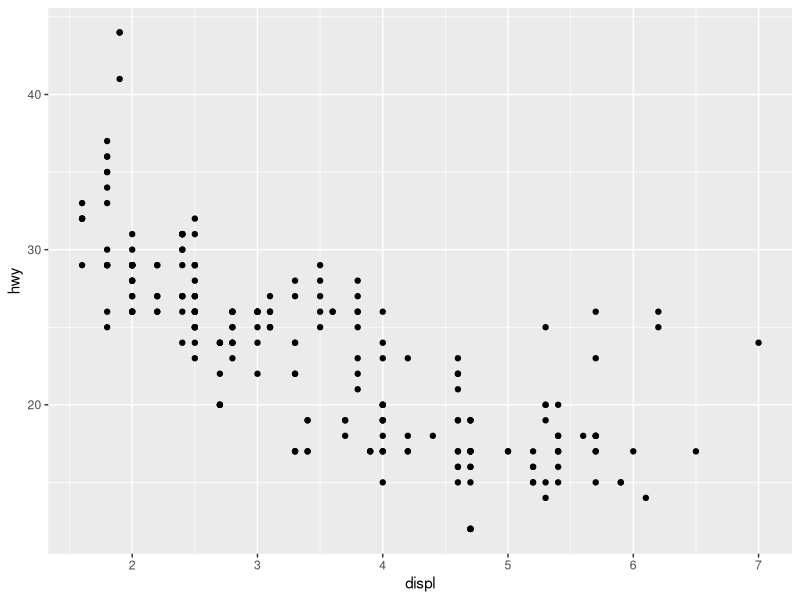
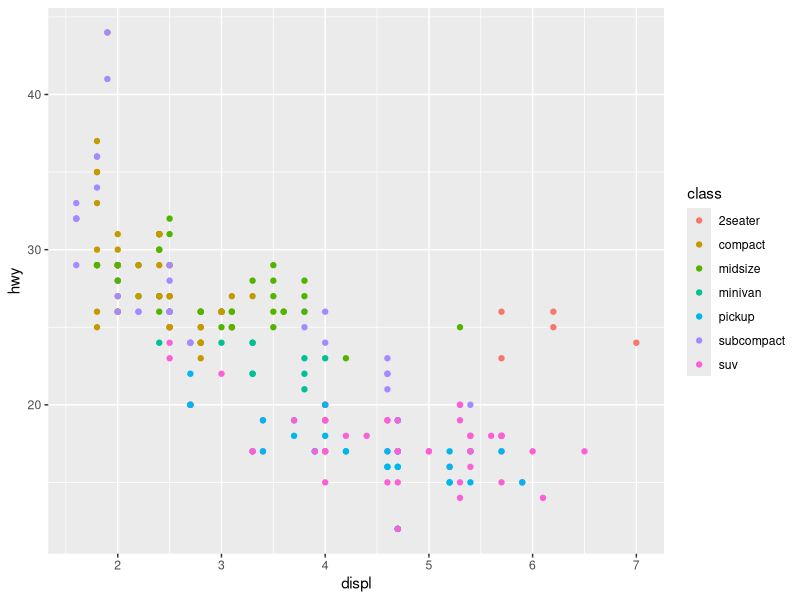
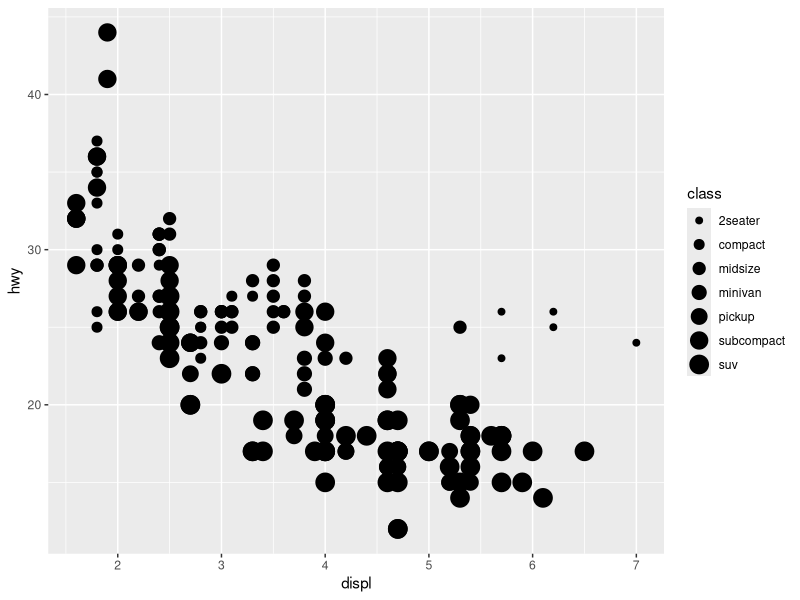
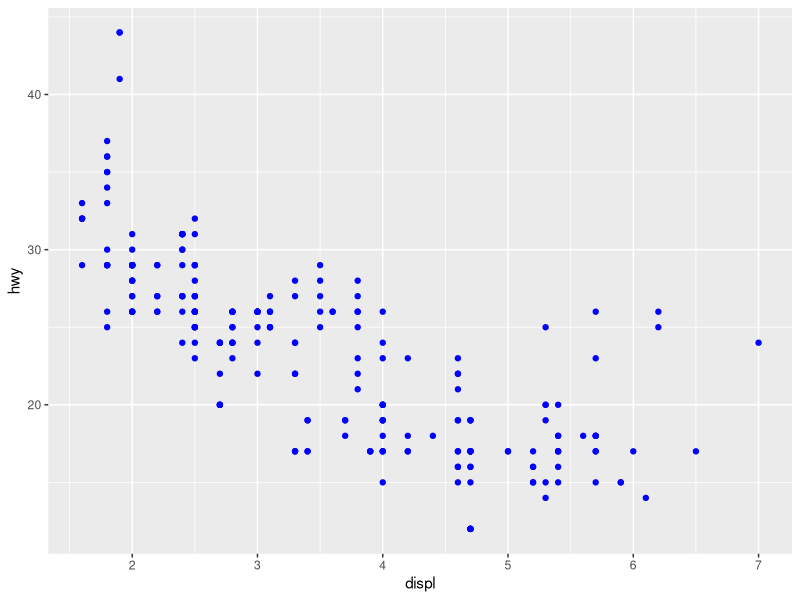
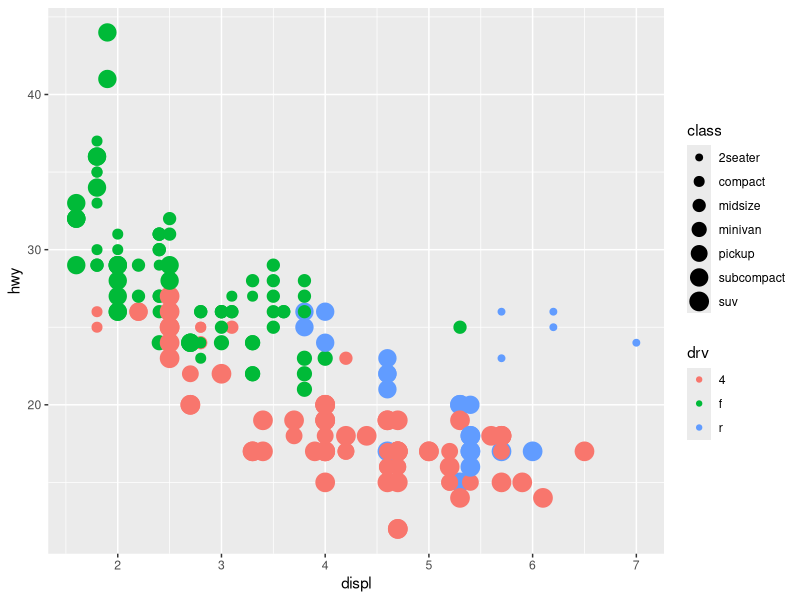

These figures' R source, in order:
## ---- chunk 1
install.packages("tidyverse", dependencies = TRUE)
library(tidyverse)

## ---- chunk 2
mpg

## ---- chunk 3
ggplot(data = mpg) + 
  geom_point(mapping = aes(x = displ, y = hwy))
## ---- chunk 4
ggplot(data = mpg) + 
  geom_point(mapping = aes(x = displ, y = hwy, color = class))
## ---- chunk 5
ggplot(data = mpg) + 
  geom_point(mapping = aes(x = displ, y = hwy, size = class))
## ---- chunk 6
ggplot(data = mpg) + 
  geom_point(mapping = aes(x = displ, y = hwy), color = "blue")
## ---- chunk 7
ggplot(data = mpg) + 
  geom_point(mapping = aes(x = displ, y = hwy, color=drv, size=class)) 

